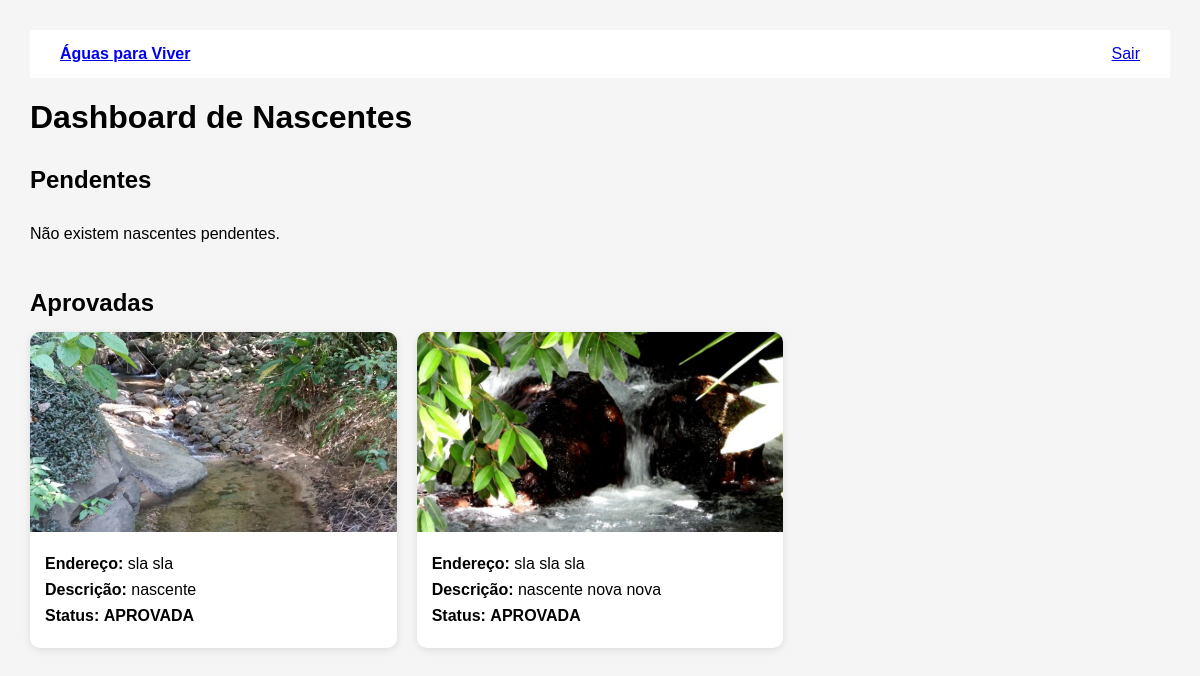
Page /dashboard/nascentes on the committed database.
### app/models/nascente.py (models this page shows, shortened)
class Nascente(db.Model):
    __tablename__ = "nascente"
    id = db.Column(db.Integer, primary_key=True)
    endereco = db.Column(db.String(255), nullable=False)
    latitude = db.Column(db.Float, nullable=False)
    longitude = db.Column(db.Float, nullable=False)
    dataRegistro = db.Column(db.DateTime, nullable=False, default=db.func.now())
    imagem = db.Column(db.String(255), nullable=False)
    descricao = db.Column(db.Text, nullable=True)
    status = db.Column(db.Text, nullable=False)
    visitas = db.relationship("VisitaNascente", back_populates="nascente", cascade="all, delete-orphan", order_by="desc(VisitaNascente.dataVisita)")

### app/app.py (the view)
@app.route("/dashboard/nascentes")
def dashboardNascentes():
    nascentesPendentes = listarNascentesPendentes()
    nascentesAprovadas = listarNascentesValidas()
    return render_template("dashboardNascentes.html", nascentesPendentes=nascentesPendentes, nascentesAprovadas=nascentesAprovadas)

### app/dao/nascente/readNascente.py (called while the page is built)
def listarNascentesValidas():
    try:
        nascentes = Nascente.query.filter_by(status="APROVADA").all()
        return nascentes
    except Exception as e:
        return {"erro": str(e)}

def listarNascentesPendentes():
    try:
        nascentes = Nascente.query.filter_by(status="PENDENTE").all()
        return nascentes
    except Exception as e:
        return {"erro": str(e)}

### app/templates/dashboardNascentes.html (shortened to what this page needs)
<!DOCTYPE html>
<html lang="pt-BR">
<head>
</head>
<body>
<nav class="waybar">
    <div class="logo">
        <a href="/">Águas para Viver</a>
    </div>
    <div class="navegacao">
        <a href="/logout">Sair</a>
    </div>
</nav>
<h1>Dashboard de Nascentes</h1>
<h2>Pendentes</h2>
<div class="nascentes">
    {% if nascentesPendentes %}
        {% for nascente in nascentesPendentes %}
            <a
                href="{{ url_for('editarNascente', id=nascente.id) }}"
                class="nascente"
            >
                <img
                    src="{{ url_for('static', filename='uploads/' + nascente.imagem) }}"
                >
                <div class="informacoes">
                    <p>
                        <strong>Endereço:</strong>
                        {{ nascente.endereco }}
                    </p>
                    <p>
                        <strong>Descrição:</strong>
                        {{ nascente.descricao }}
                    </p>
                    <p>
                        <strong>Status:</strong>
                        <span class="status">
                            {{ nascente.status }}
                        </span>
                    </p>
                </div>
            </a>
        {% endfor %}
    {% else %}
        <p>Não existem nascentes pendentes.</p>
    {% endif %}
</div>
<h2>Aprovadas</h2>
<div class="nascentes">
    {% if nascentesAprovadas %}
        {% for nascente in nascentesAprovadas %}
            <a
                href="{{ url_for('detalhesNascente', id=nascente.id) }}"
                class="nascente"
            >
                <img
                    src="{{ url_for('static', filename='uploads/' + nascente.imagem) }}"
                >
                <div class="informacoes">
                    <p>
                        <strong>Endereço:</strong>
                        {{ nascente.endereco }}
                    </p>
                    <p>
                        <strong>Descrição:</strong>
                        {{ nascente.descricao }}
                    </p>
                    <p>
                        <strong>Status:</strong>
                        <span class="status">
                            {{ nascente.status }}
                        </span>
                    </p>
                </div>
            </a>
        {% endfor %}
    {% else %}
        <p>Não existem nascentes aprovadas.</p>
    {% endif %}
</div>
</body>
</html>

### app/templates/dashboardNascentes.html (style rules this page uses)
body { font-family: Arial, sans-serif; margin: 0; padding: 30px; background-color: #f5f5f5; }
h1 { margin-bottom: 30px; }
h2 { margin-top: 30px; margin-bottom: 15px; }
.nascentes { display: grid; grid-template-columns: repeat(auto-fill, minmax(300px, 1fr)); gap: 20px; }
.nascente { display: flex; flex-direction: column; background-color: white; border-radius: 10px; overflow: hidden; text-decoration: none; color: inherit; box-shadow: 0 2px 8px rgba(0, 0, 0, 0.1); transition: transform 0.2s, box-shadow 0.2s; }
.nascente img { width: 100%; height: 200px; object-fit: cover; }
.informacoes { padding: 15px; }
.informacoes p { margin: 8px 0; }
.status { font-weight: bold; }
.waybar { display: flex; justify-content: space-between; align-items: center; padding: 15px 30px; background-color: white; }
.logo { font-weight: bold; }

### rows in the picture
Nascente: imagem (picture), endereco "sla sla", descricao "nascente", status "APROVADA"
Nascente: imagem (picture), endereco "sla sla sla", descricao "nascente nova nova", status "APROVADA"
